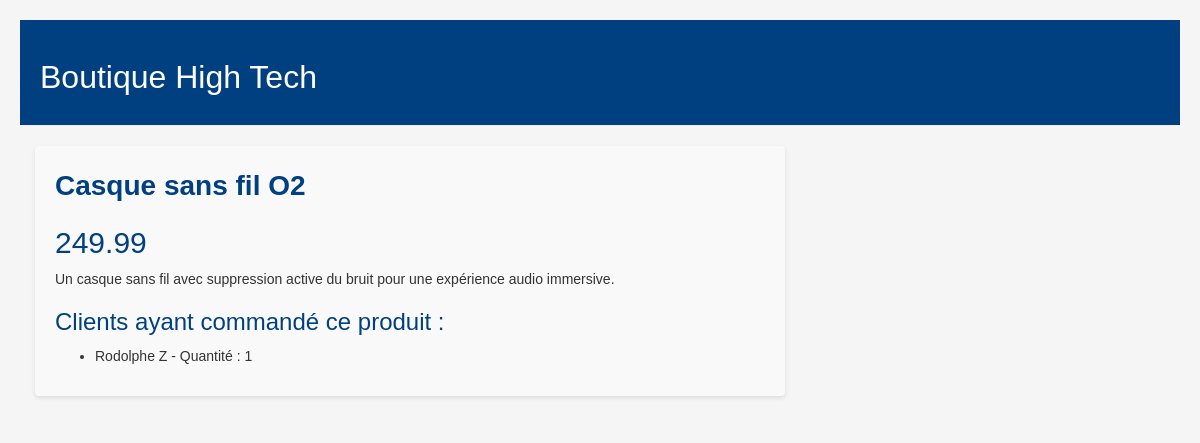
The page /produit/2/ on the database its author committed.
### blog/models.py (models this page shows)
class Produit(models.Model):
    nom = models.CharField(max_length=100)
    description = models.TextField()
    prix = models.DecimalField(max_digits=8, decimal_places=2)
    est_disponible = models.BooleanField(default=True)

class ElementCommande(models.Model):
    produit = models.ForeignKey(Produit, on_delete=models.CASCADE)
    quantite = models.IntegerField()
    commande = models.ForeignKey(Commande, on_delete=models.CASCADE)

class Commande(models.Model):
    nom_client = models.CharField(max_length=100)
    email_client = models.EmailField()
    date_commande = models.DateTimeField(auto_now_add=True)

### blog/views.py (the view)
# urls.py: path('produit/<int:pk>/', views.post_detail, name='post_detail')
def post_detail(request, pk):
    produit = get_object_or_404(Produit, pk=pk)
    return render(request, 'blog/post_detail.html', {'produit': produit})

### blog/templates/blog/post_detail.html
{% extends 'blog/base.html' %}
{% block content %}
        <div class="produit">
            <div class="nom">
                {{ produit.nom }}
            </div>
            <h2>{{ produit.prix }}</h2>
            <p>{{ produit.description|linebreaksbr }}</p>
            <h3>Clients ayant commandé ce produit :</h3>
            <ul>
                {% for element in produit.elementcommande_set.all %}
                <li>{{ element.commande.nom_client }} - Quantité : {{ element.quantite }}</li>
                {% empty %}
                <li>Aucun client n'a commandé ce produit.</li>
                {% endfor %}
            </ul>
        </div>
{% endblock %}

### blog/static/css/blog.css (style rules this page uses)
body { padding: 20px; font-family: 'Helvetica', sans-serif; background-color: #f5f5f5; }
h1, h2, h3, h4 { font-family: 'Arial', sans-serif; color: #004080; }
.produit { margin-bottom: 20px; background-color: #f9f9f9; padding: 20px; border-radius: 4px; box-shadow: 0 2px 4px rgba(0, 0, 0, 0.1); }
.produit .nom { font-size: 28px; font-weight: bold; color: #004080; margin-bottom: 10px; }

### rows shown on the page
Produit: nom "Casque sans fil O2", prix "249.99", description "Un casque sans fil avec suppression active du bruit pour une expérience audio immersive."
ElementCommande: commande.nom_client "Rodolphe Z", quantite "1"
